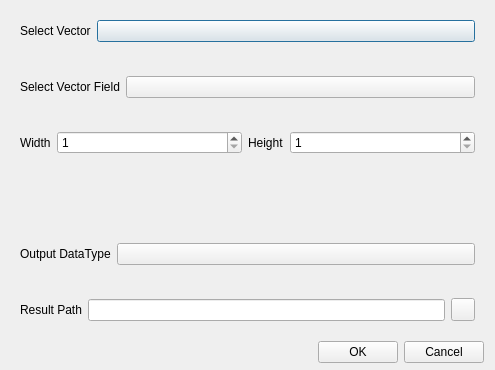
<?xml version="1.0" encoding="UTF-8"?>
<ui version="4.0">
 <class>shp2rasterDialog</class>
 <widget class="QDialog" name="shp2rasterDialog">
  <property name="geometry">
   <rect>
    <x>0</x>
    <y>0</y>
    <width>495</width>
    <height>370</height>
   </rect>
  </property>
  <property name="windowTitle">
   <string>Vector to Raster Parameter Settings</string>
  </property>
  <layout class="QVBoxLayout" name="verticalLayout">
   <property name="spacing">
    <number>6</number>
   </property>
   <property name="topMargin">
    <number>6</number>
   </property>
   <property name="bottomMargin">
    <number>7</number>
   </property>
   <item>
    <widget class="CardWidget" name="CardWidget_4">
     <property name="layoutDirection">
      <enum>Qt::LeftToRight</enum>
     </property>
     <layout class="QHBoxLayout" name="horizontalLayout_5">
      <item>
       <widget class="BodyLabel" name="BodyLabel">
        <property name="text">
         <string>Select Vector</string>
        </property>
       </widget>
      </item>
      <item>
       <widget class="ComboBox" name="selectShpCb">
        <property name="sizePolicy">
         <sizepolicy hsizetype="Expanding" vsizetype="Fixed">
          <horstretch>0</horstretch>
          <verstretch>0</verstretch>
         </sizepolicy>
        </property>
       </widget>
      </item>
     </layout>
    </widget>
   </item>
   <item>
    <widget class="CardWidget" name="CardWidget_2">
     <layout class="QHBoxLayout" name="horizontalLayout_2">
      <item>
       <widget class="BodyLabel" name="BodyLabel_2">
        <property name="text">
         <string>Select Vector Field</string>
        </property>
       </widget>
      </item>
      <item>
       <widget class="ComboBox" name="selectFieldCb">
        <property name="sizePolicy">
         <sizepolicy hsizetype="Expanding" vsizetype="Fixed">
          <horstretch>0</horstretch>
          <verstretch>0</verstretch>
         </sizepolicy>
        </property>
       </widget>
      </item>
     </layout>
    </widget>
   </item>
   <item>
    <widget class="CardWidget" name="CardWidget_5">
     <layout class="QHBoxLayout" name="horizontalLayout_6">
      <item>
       <widget class="BodyLabel" name="BodyLabel_5">
        <property name="sizePolicy">
         <sizepolicy hsizetype="Fixed" vsizetype="Preferred">
          <horstretch>0</horstretch>
          <verstretch>0</verstretch>
         </sizepolicy>
        </property>
        <property name="text">
         <string>Width</string>
        </property>
       </widget>
      </item>
      <item>
       <widget class="SpinBox" name="WidthSpinBox">
        <property name="minimum">
         <number>1</number>
        </property>
        <property name="maximum">
         <number>999999</number>
        </property>
       </widget>
      </item>
      <item>
       <widget class="BodyLabel" name="BodyLabel_6">
        <property name="sizePolicy">
         <sizepolicy hsizetype="Fixed" vsizetype="Preferred">
          <horstretch>0</horstretch>
          <verstretch>0</verstretch>
         </sizepolicy>
        </property>
        <property name="text">
         <string>Height</string>
        </property>
       </widget>
      </item>
      <item>
       <widget class="SpinBox" name="HeightSpinBox">
        <property name="minimum">
         <number>1</number>
        </property>
        <property name="maximum">
         <number>999999</number>
        </property>
       </widget>
      </item>
     </layout>
    </widget>
   </item>
   <item>
    <widget class="SplitPushButton" name="selectLayerTemplatePb">
     <property name="text_" stdset="0">
      <string>Select Template Tif</string>
     </property>
    </widget>
   </item>
   <item>
    <widget class="CardWidget" name="CardWidget_3">
     <property name="layoutDirection">
      <enum>Qt::LeftToRight</enum>
     </property>
     <layout class="QHBoxLayout" name="horizontalLayout_4">
      <item>
       <widget class="BodyLabel" name="BodyLabel_7">
        <property name="text">
         <string>Output DataType</string>
        </property>
       </widget>
      </item>
      <item>
       <widget class="ComboBox" name="selectDataTypeCb">
        <property name="sizePolicy">
         <sizepolicy hsizetype="Expanding" vsizetype="Fixed">
          <horstretch>0</horstretch>
          <verstretch>0</verstretch>
         </sizepolicy>
        </property>
       </widget>
      </item>
     </layout>
    </widget>
   </item>
   <item>
    <widget class="CardWidget" name="CardWidget">
     <property name="layoutDirection">
      <enum>Qt::LeftToRight</enum>
     </property>
     <layout class="QHBoxLayout" name="horizontalLayout">
      <item>
       <widget class="BodyLabel" name="BodyLabel_4">
        <property name="text">
         <string>Result Path</string>
        </property>
       </widget>
      </item>
      <item>
       <widget class="LineEdit" name="resLE">
        <property name="readOnly">
         <bool>true</bool>
        </property>
       </widget>
      </item>
      <item>
       <widget class="ToolButton" name="selectSaveFilePB"/>
      </item>
     </layout>
    </widget>
   </item>
   <item>
    <layout class="QHBoxLayout" name="horizontalLayout_3">
     <item>
      <spacer name="horizontalSpacer">
       <property name="orientation">
        <enum>Qt::Horizontal</enum>
       </property>
       <property name="sizeHint" stdset="0">
        <size>
         <width>40</width>
         <height>20</height>
        </size>
       </property>
      </spacer>
     </item>
     <item>
      <widget class="PushButton" name="runPB">
       <property name="text">
        <string>OK</string>
       </property>
      </widget>
     </item>
     <item>
      <widget class="PushButton" name="cancelPB">
       <property name="text">
        <string>Cancel</string>
       </property>
      </widget>
     </item>
    </layout>
   </item>
  </layout>
 </widget>
 <customwidgets>
  <customwidget>
   <class>ComboBox</class>
   <extends>QPushButton</extends>
   <header>qfluentwidgets</header>
  </customwidget>
  <customwidget>
   <class>PushButton</class>
   <extends>QPushButton</extends>
   <header>qfluentwidgets</header>
  </customwidget>
  <customwidget>
   <class>SplitPushButton</class>
   <extends>QWidget</extends>
   <header>qfluentwidgets</header>
  </customwidget>
  <customwidget>
   <class>ToolButton</class>
   <extends>QToolButton</extends>
   <header>qfluentwidgets</header>
  </customwidget>
  <customwidget>
   <class>CardWidget</class>
   <extends>QFrame</extends>
   <header>qfluentwidgets</header>
   <container>1</container>
  </customwidget>
  <customwidget>
   <class>BodyLabel</class>
   <extends>QLabel</extends>
   <header>qfluentwidgets</header>
  </customwidget>
  <customwidget>
   <class>LineEdit</class>
   <extends>QLineEdit</extends>
   <header>qfluentwidgets</header>
  </customwidget>
  <customwidget>
   <class>SpinBox</class>
   <extends>QSpinBox</extends>
   <header>qfluentwidgets</header>
  </customwidget>
 </customwidgets>
 <resources>
  <include location="../../yoyirs.qrc"/>
 </resources>
 <connections/>
</ui>
